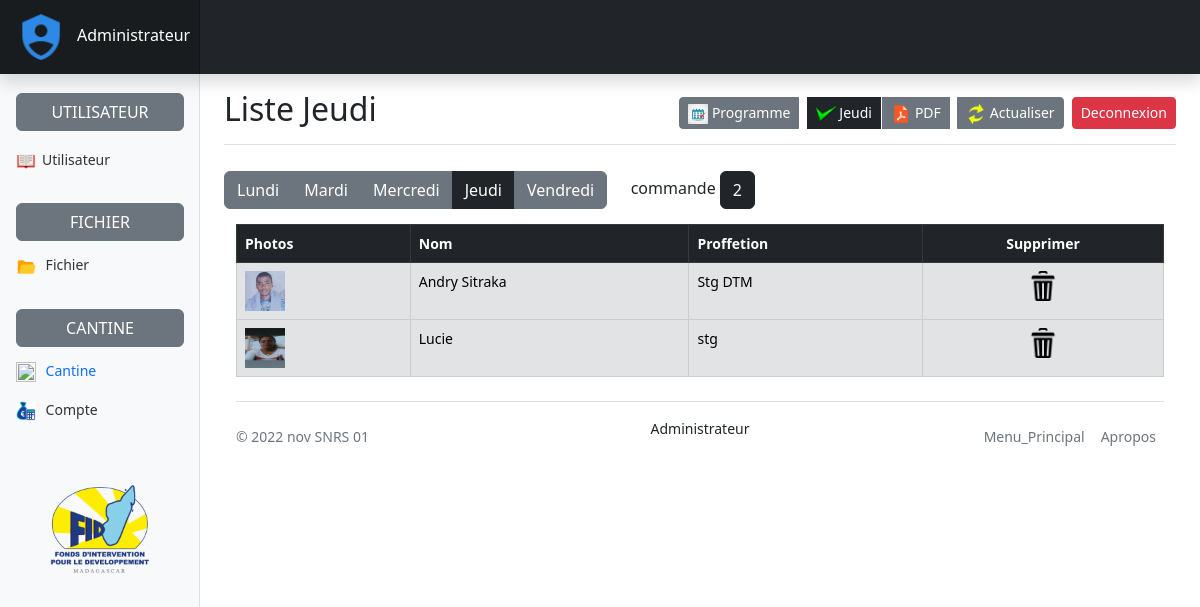
Screenshot of /admin/d4.php with the database file from the repository.
### tables this page shows
CREATE TABLE IF NOT EXISTS `utilisateur` (
  `numUt` int(11) NOT NULL AUTO_INCREMENT,
  `photos` varchar(100) NOT NULL,
  `nom` varchar(25) NOT NULL,
  `prenom` varchar(25) NOT NULL,
  `direction` varchar(25) NOT NULL,
  `tel` varchar(25) NOT NULL,
  `mdp` varchar(25) NOT NULL,
  `valeur` varchar(25) NOT NULL,
  `fady` varchar(25) NOT NULL,
  `adrs` varchar(100) NOT NULL,
  `adrs_mail` varchar(100) NOT NULL,
  `fonc` varchar(50) NOT NULL,
  PRIMARY KEY (`numUt`)
);

### admin/d4.php (the view, shortened to what this page needs)
<?php
include("../connexion.php");
$sql ="SELECT  COUNT(*) numUt FROM utilisateur , andro ,commande where (utilisateur.numUt =commande.id_ut) AND
(andro.id = commande.id_dat) And id_dat= 4" ;
$result = $conn->query($sql);
$isa = mysqli_fetch_assoc($result);
?>
<!doctype html>
<html lang="en">
  <head>
    <link rel="stylesheet" href="../fichier/style.css">
    <link href="css/bootstrap.min.css" rel="stylesheet">
    <link href="dashboard.css" rel="stylesheet">
  </head>
  <body>
  <header class="navbar navbar-dark sticky-top bg-dark flex-md-nowrap p-0 shadow">
      <a class="navbar-brand col-md-3 col-lg-2 me-0 px-3 fs-6" href="#">
               <img src="../image/[036783].png" alt="" width="50" height="50" > &thinsp; Administrateur
      </a>
</header>
<div class="container-fluid">
  <div class="row">
    <nav id="sidebarMenu" class="col-md-3 col-lg-2 d-md-block bg-light sidebar collapse">
      <div class="position-sticky pt-3 sidebar-sticky">
        <h5 class=" d-flex justify-content-between align-items-center px-3 mt-4 mb-1 text-muted text-uppercase ">
         <br><br> <span class="  btn btn-secondary custom  ">Utilisateur
          </span>
        </h5>
        <ul class="nav flex-column">
          <li class="nav-item">
            <a class="nav-link" href="index.php">
              <img src="../image/list.png" alt="" width="20" height="20"> &thinsp;<span class="">Utilisateur</span>
            </a>
          </li>
          </ul>
<h5 class=" d-flex justify-content-between align-items-center px-3 mt-4 mb-1 text-muted text-uppercase">
  <span class="  btn btn-secondary custom  ">Fichier</span>
</h5>
<ul class="nav flex-column mb-2">
  <li class="nav-item">
    <a class="nav-link" href="fichier.php">
      <img src="../image/[028988].png" alt="" width="20" height="20"> &thinsp; <span >Fichier</span>
    </a>
  </li>
</ul>
<h5 class=" d-flex justify-content-between align-items-center px-3 mt-4 mb-1 text-muted text-uppercase">
  <span class="  btn btn-secondary custom  ">cantine</span>
</h5>
<ul class="nav flex-column mb-2">
  <li class="nav-item">
    <a class="nav-link" href="admin.php">
      <img src="../image/d.jpg" alt="" width="20" height="20"> &thinsp; <span class="text-primary">Cantine</span>
    </a>
  </li>
  <li class="nav-item">
    <a class="nav-link" href="compte.php">
      <img src="../image/[036756].png" alt="" width="20" height="20"> &thinsp;  <span>Compte </span>
    </a>
  </li>
</ul>
<br><br>
<center>
<img src="../image/1666847760493.jpg" alt="" width="100" height="100">
</center>
</div>
</nav>
<main class="col-md-9 ms-sm-auto col-lg-10 px-md-4">
      <div class="d-flex justify-content-between flex-wrap flex-md-nowrap align-items-center pt-3 pb-2 mb-3 border-bottom">
        <h1 class="h2">Liste Jeudi</h1>
        <div class="btn-toolbar mb-2 mb-md-0">
          <div class="btn-group me-2">
             <a href="admin.php" class=" btn btn-sm btn-secondary">
             <img src="../image/Logo calendar with a check mark. Vector image. Flat design. Stock vector illustration.jpg"
                    alt="" width="20" height="20">
             Programme</a> &thinsp; &thinsp;
             <a href="" class=" btn btn-sm btn-dark">
             <img src="../image/p.png" alt="" width="20" height="20">
             Jeudi</a> &thinsp;
             <a href="../pdf/jeudi.php" class="btn btn-sm btn-secondary">
             <img src="../image/pdf.png" alt="" width="20" height="20">
             PDF </a> &thinsp;
<a href="suppri.php" class="btn btn-sm btn-secondary">
<img src="../image/[036746].png" alt=" " width="20" height="20">
Actualiser </a>
          </div>
          <a href="../index.php" class="btn btn-sm btn-danger"> Deconnexion</a>
        </div>
      </div>
      <h1> <span class="text-white"></span>
<div class="btn-group">
<a href="d1.php" class="btn btn-secondary">Lundi</a>
     <a href="d2.php" class="btn btn-secondary">Mardi</a>
     <a href="d3.php" class="btn btn-secondary">Mercredi</a>
     <a href="d4.php" class="btn btn-dark text-white">Jeudi</a>
     <a href="d5.php" class="btn btn-secondary">Vendredi</a>
</div>
     <div class="btn ">
     <?php  echo " commande"; ?> <div class="btn btn-dark"><?php print_r( $isa ['numUt'] );?></div>
</h1>
<div class="container-fluid">
<table class="table table-bordered">
    <header>
        <tr class="table-dark">
            <th> Photos </th>
            <th>Nom</th>
            <th>Proffetion</th>
             <th><center>Supprimer</center></th>
        </tr>
    </header>
<?php
include("../connexion.php");
$sql ="SELECT prenom,direction ,numUt ,photos FROM utilisateur , andro ,commande where (utilisateur.numUt =commande.id_ut) AND
(andro.id = commande.id_dat) And id_dat= 4 " ;
  $result = $conn->query($sql);
  if ($result->num_rows > 0) {
  while($row = $result->fetch_assoc()) {
?>
        <tr class="table-secondary ">
            <td> <img src="../admin/photos/<?php echo $row['photos']; ?>" alt="" width="40" height="40" > </td>
            <td> <?php echo ($row['prenom']); ?></td>
            <td> <?php echo ($row['direction']); ?>
            <th><center><a href= "supa4.php?supp=<?php echo $row['numUt'];?>"><img src="../image/sip.png" alt="" width="30" height="30"> </a></center></th>
        </tr>
        </td> <?php }} ?>
</table>
</div>
<div class="container">
  <footer class="d-flex flex-wrap justify-content-between align-items-center py-3 my-4 border-top">
    <p class="col-md-4 mb-0 text-muted">&copy; 2022 nov SNRS 01</p>
   <p>Administrateur</p>
    <ul class="nav col-md-4 justify-content-end">
      <li class="nav-item"><a href="index.php" class="nav-link px-2 text-muted">Menu_Principal</a></li>
      <li class="nav-item"><a href="#" class="nav-link px-2 text-muted">Apropos</a></li>
    </ul>
  </footer>
</div>
  </div>
</div>
  </body>
</html>

### fichier/style.css (style rules this page uses)
.custom { width: 200px !important; }

### admin/dashboard.css (style rules this page uses)
body { font-size: .875rem; }
.sidebar { position: fixed; top: 0; bottom: 0; left: 0; z-index: 100; padding: 48px 0 0; box-shadow: inset -1px 0 0 rgba(0, 0, 0, .1); }
.sidebar-sticky { height: calc(100vh - 48px); overflow-x: hidden; overflow-y: auto; }
.sidebar .nav-link { font-weight: 500; color: #333; }
.navbar-brand { padding-top: .75rem; padding-bottom: .75rem; background-color: rgba(0, 0, 0, .25); box-shadow: inset -1px 0 0 rgba(0, 0, 0, .25); }

### rows the page displays
utilisateur: photos (picture), prenom "Andry Sitraka", direction "Stg DTM"
utilisateur: photos (picture), prenom "Lucie", direction "stg"
